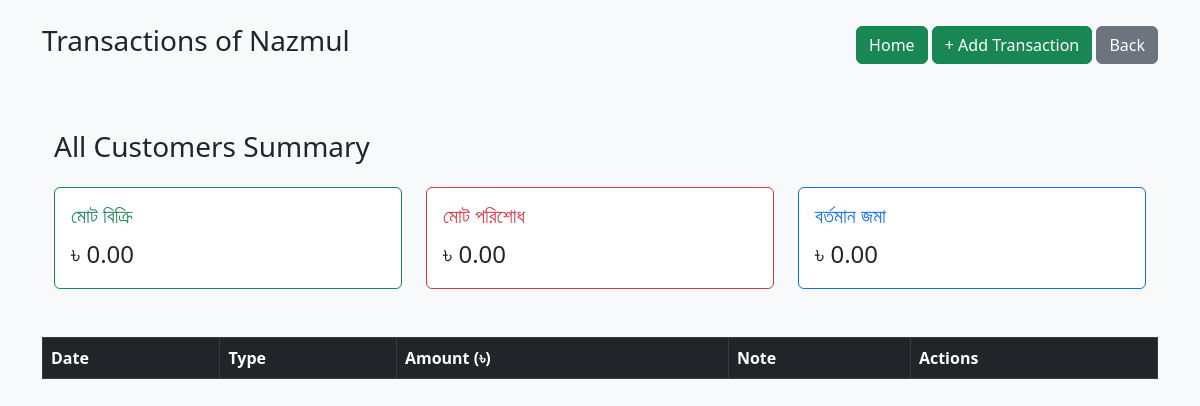
Page /details.php?id=3 (signed in) on the earlier database version.
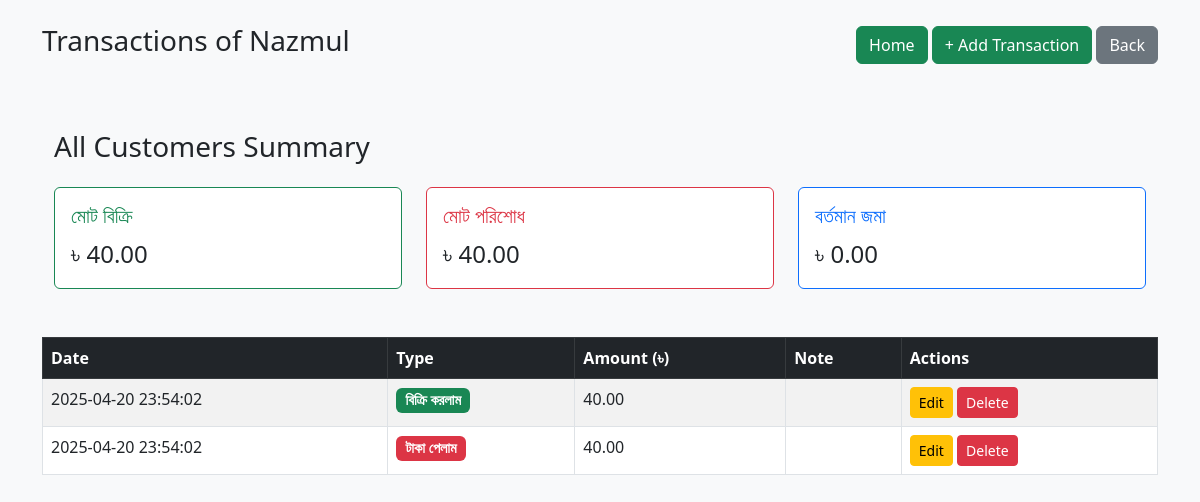
Same page on the later database version.
### tables this page shows
CREATE TABLE `transactions` (
  `id` int(11) NOT NULL,
  `customer_id` int(11) DEFAULT NULL,
  `type` enum('debit','credit') DEFAULT NULL,
  `amount` decimal(10,2) DEFAULT NULL,
  `description` text DEFAULT NULL,
  `date` datetime DEFAULT current_timestamp()
);

### details.php (the view, shortened to what this page needs)
<?php
   include 'db.php';
   $customer_id = intval($_GET['id']);
   $customer = mysqli_fetch_assoc(mysqli_query($conn, "SELECT * FROM customers WHERE id = $customer_id"));
   $transactions = mysqli_query($conn, "SELECT * FROM transactions WHERE customer_id = $customer_id ORDER BY date DESC");
   $credit_result = mysqli_fetch_assoc(mysqli_query($conn, "SELECT SUM(amount) as total_credit FROM transactions WHERE type = 'credit' and customer_id='$customer_id'"));
   $total_credit = $credit_result['total_credit'] ?? 0;
   $debit_result = mysqli_fetch_assoc(mysqli_query($conn, "SELECT SUM(amount) as total_debit FROM transactions WHERE type = 'debit'  and customer_id='$customer_id'"));
   $total_debit = $debit_result['total_debit'] ?? 0;
   $balance = $total_credit - $total_debit;
   ?>
<!DOCTYPE html>
<html lang="en">
   <head>
      <link href="https://cdn.jsdelivr.net/npm/bootstrap@5.3.0/dist/css/bootstrap.min.css" rel="stylesheet">
   </head>
   <body>
      <div class="container py-4">
         <div class="d-flex justify-content-between align-items-center mb-3">
            <h3>Transactions of <?= htmlspecialchars($customer['name']) ?></h3>
            <div>
               <a href="index.php" class="btn btn-success">Home</a>
               <a href="add_transaction.php?id=<?= $customer_id ?>" class="btn btn-success">+ Add Transaction</a>
               <a href="index.php" class="btn btn-secondary">Back</a>
            </div>
         </div>
         <div class="container py-5">
            <h3 class="mb-4">All Customers Summary</h3>
            <div class="row g-4">
               <div class="col-md-4">
                  <div class="card border-success">
                     <div class="card-body">
                        <h5 class="card-title text-success">মোট বিক্রি </h5>
                        <p class="card-text fs-4">৳ <?= number_format($total_credit, 2) ?></p>
                     </div>
                  </div>
               </div>
               <div class="col-md-4">
                  <div class="card border-danger">
                     <div class="card-body">
                        <h5 class="card-title text-danger">মোট পরিশোধ</h5>
                        <p class="card-text fs-4">৳ <?= number_format($total_debit, 2) ?></p>
                     </div>
                  </div>
               </div>
               <div class="col-md-4">
                  <div class="card border-primary">
                     <div class="card-body">
                        <h5 class="card-title text-primary">বর্তমান  <?php echo  $balance>0 ? 'বাকি' : 'জমা' ?></h5>
                        <p class="card-text fs-4">৳ <?= number_format(abs($balance), 2) ?></p>
                     </div>
                  </div>
               </div>
            </div>
         </div>
         <table class="table table-bordered table-striped">
            <thead class="table-dark">
               <tr>
                  <th>Date</th>
                  <th>Type</th>
                  <th>Amount (৳)</th>
                  <th>Note</th>
                  <th>Actions</th>
               </tr>
            </thead>
            <tbody>
               <?php while ($row = mysqli_fetch_assoc($transactions)): ?>
               <tr>
                  <td><?= htmlspecialchars($row['date']) ?></td>
                  <td><span class="badge <?= $row['type'] === 'credit' ? 'bg-success' : 'bg-danger' ?>"><?= $row['type'] === 'credit' ? 'বিক্রি করলাম' : 'টাকা পেলাম' ?></span></td>
                  <td><?= number_format($row['amount'], 2) ?></td>
                  <td><?php
                      ?></td>
                  <td>
                     <a href="edit_transaction.php?id=<?= $row['id'] ?>&customer_id=<?= $customer_id ?>" class="btn btn-warning btn-sm">Edit</a>
                     <a href="delete_transaction.php?id=<?= $row['id'] ?>&customer_id=<?= $customer_id ?>" class="btn btn-danger btn-sm" onclick="return confirm('Are you sure?')">Delete</a>
                  </td>
               </tr>
               <?php endwhile; ?>
            </tbody>
         </table>
      </div>
   </body>
</html>

Differences in the rows shown:
added transactions: date "2025-04-20 23:54:02", type "বিক্রি করলাম", amount "40.00"
added transactions: date "2025-04-20 23:54:02", type "টাকা পেলাম", amount "40.00"
Other differences:
$total_credit: "0.00" → "40.00"
$total_debit: "0.00" → "40.00"
